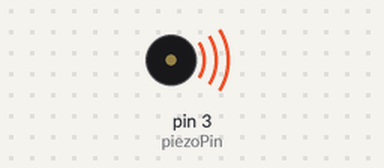
Bench run of a sketch on a simulated Arduino Uno, built with avr-gcc and run on an emulated ATmega328P. Shown: buzzer (waves = sounding).

Above: at 0.1 s.
At 33.9 s:
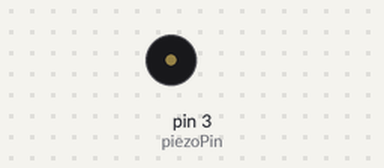
Timing chart, 0 to 35.4 s (numbered marks = the images above):
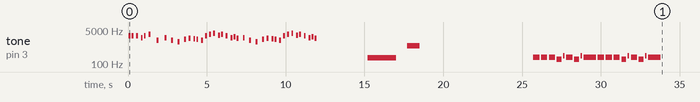

The sketch:

buzzer_mario.ino
```cpp
#define NOTE_B0  31
#define NOTE_C1  33
#define NOTE_CS1 35
#define NOTE_D1  37
#define NOTE_DS1 39
#define NOTE_E1  41
#define NOTE_F1  44
#define NOTE_FS1 46
#define NOTE_G1  49
#define NOTE_GS1 52
#define NOTE_A1  55
#define NOTE_AS1 58
#define NOTE_B1  62
#define NOTE_C2  65
#define NOTE_CS2 69
#define NOTE_D2  73
#define NOTE_DS2 78
#define NOTE_E2  82
#define NOTE_F2  87
#define NOTE_FS2 93
#define NOTE_G2  98
#define NOTE_GS2 104
#define NOTE_A2  110
#define NOTE_AS2 117
#define NOTE_B2  123
#define NOTE_C3  131
#define NOTE_CS3 139
#define NOTE_D3  147
#define NOTE_DS3 156
#define NOTE_E3  165
#define NOTE_F3  175
#define NOTE_FS3 185
#define NOTE_G3  196
#define NOTE_GS3 208
#define NOTE_A3  220
#define NOTE_AS3 233
#define NOTE_B3  247
#define NOTE_C4  262
#define NOTE_CS4 277
#define NOTE_D4  294
#define NOTE_DS4 311
#define NOTE_E4  330
#define NOTE_F4  349
#define NOTE_FS4 370
#define NOTE_G4  392
#define NOTE_GS4 415
#define NOTE_A4  440
#define NOTE_AS4 466
#define NOTE_B4  494
#define NOTE_C5  523
#define NOTE_CS5 554
#define NOTE_D5  587
#define NOTE_DS5 622
#define NOTE_E5  659
#define NOTE_F5  698
#define NOTE_FS5 740
#define NOTE_G5  784
#define NOTE_GS5 831
#define NOTE_A5  880
#define NOTE_AS5 932
#define NOTE_B5  988
#define NOTE_C6  1047
#define NOTE_CS6 1109
#define NOTE_D6  1175
#define NOTE_DS6 1245
#define NOTE_E6  1319
#define NOTE_F6  1397
#define NOTE_FS6 1480
#define NOTE_G6  1568
#define NOTE_GS6 1661
#define NOTE_A6  1760
#define NOTE_AS6 1865
#define NOTE_B6  1976
#define NOTE_C7  2093
#define NOTE_CS7 2217
#define NOTE_D7  2349
#define NOTE_DS7 2489
#define NOTE_E7  2637
#define NOTE_F7  2794
#define NOTE_FS7 2960
#define NOTE_G7  3136
#define NOTE_GS7 3322
#define NOTE_A7  3520
#define NOTE_AS7 3729
#define NOTE_B7  3951
#define NOTE_C8  4186
#define NOTE_CS8 4435
#define NOTE_D8  4699
#define NOTE_DS8 4978

int X=100;


#define	C0 16.35
#define	Db0	17.32
#define	D0	18.35
#define	Eb0	19.45
#define	E0	20.60
#define	F0	21.83
#define	Gb0	23.12
#define	G0	24.50
#define	Ab0	25.96
#define	LA0	27.50
#define	Bb0	29.14
#define	B0	30.87
#define	C1	32.70
#define	Db1	34.65
#define	D1	36.71
#define	Eb1	38.89
#define	E1	41.20
#define	F1	43.65
#define	Gb1	46.25
#define	G1	49.00
#define	Ab1	51.91
#define	LA1	55.00
#define	Bb1	58.27
#define	B1	61.74
#define	C2	65.41
#define	Db2	69.30
#define	D2	73.42
#define	Eb2	77.78
#define	E2	82.41
#define	F2	87.31
#define	Gb2	92.50
#define	G2	98.00
#define	Ab2	103.83
#define	LA2	110.00
#define	Bb2	116.54
#define	B2	123.47
#define	C3	130.81
#define	Db3	138.59
#define	D3	146.83
#define	Eb3	155.56
#define	E3	164.81
#define	F3	174.61
#define	Gb3	185.00
#define	G3	196.00
#define	Ab3	207.65
#define	LA3	220.00
#define	Bb3	233.08
#define	B3	246.94
#define	C4	261.63
#define	Db4	277.18
#define	D4	293.66
#define	Eb4	311.13
#define	E4	329.63
#define	F4	349.23
#define	Gb4	369.99
#define	G4	392.00
#define	Ab4	415.30
#define	LA4	440.00
#define	Bb4	466.16
#define	B4	493.88
#define	C5	523.25
#define	Db5	554.37
#define	D5	587.33
#define	Eb5	622.25
#define	E5	659.26
#define	F5	698.46
#define	Gb5	739.99
#define	G5	783.99
#define	Ab5	830.61
#define	LA5	880.00
#define	Bb5	932.33
#define	B5	987.77
#define	C6	1046.50
#define	Db6	1108.73
#define	D6	1174.66
#define	Eb6	1244.51
#define	E6	1318.51
#define	F6	1396.91
#define	Gb6	1479.98
#define	G6	1567.98
#define	Ab6	1661.22
#define	LA6	1760.00
#define	Bb6	1864.66
#define	B6	1975.53
#define	C7	2093.00
#define	Db7	2217.46
#define	D7	2349.32
#define	Eb7	2489.02
#define	E7	2637.02
#define	F7	2793.83
#define	Gb7	2959.96
#define	G7	3135.96
#define	Ab7	3322.44
#define	LA7	3520.01
#define	Bb7	3729.31
#define	B7	3951.07
#define	C8	4186.01
#define	Db8	4434.92
#define	D8	4698.64
#define	Eb8	4978.03
#define BPM 150    //  you can change this value changing all the others
#define H 2*Q //half 2/4
#define Q 60000/BPM //quarter 1/4
#define E Q/2   //eighth 1/8
#define S Q/4 // sixteenth 1/16
#define W 4*Q // whole 4/4
#define melodyPin 3
//Mario main theme melody
int melody[] = {
  NOTE_E7, NOTE_E7, 0, NOTE_E7,
  0, NOTE_C7, NOTE_E7, 0,
  NOTE_G7, 0, 0,  0,
  NOTE_G6, 0, 0, 0,

  NOTE_C7, 0, 0, NOTE_G6,
  0, 0, NOTE_E6, 0,
  0, NOTE_A6, 0, NOTE_B6,
  0, NOTE_AS6, NOTE_A6, 0,

  NOTE_G6, NOTE_E7, NOTE_G7,
  NOTE_A7, 0, NOTE_F7, NOTE_G7,
  0, NOTE_E7, 0, NOTE_C7,
  NOTE_D7, NOTE_B6, 0, 0,

  NOTE_C7, 0, 0, NOTE_G6,
  0, 0, NOTE_E6, 0,
  0, NOTE_A6, 0, NOTE_B6,
  0, NOTE_AS6, NOTE_A6, 0,

  NOTE_G6, NOTE_E7, NOTE_G7,
  NOTE_A7, 0, NOTE_F7, NOTE_G7,
  0, NOTE_E7, 0, NOTE_C7,
  NOTE_D7, NOTE_B6, 0, 0
};
//Mario main them tempo
int tempo[] = {
  12, 12, 12, 12,
  12, 12, 12, 12,
  12, 12, 12, 12,
  12, 12, 12, 12,

  12, 12, 12, 12,
  12, 12, 12, 12,
  12, 12, 12, 12,
  12, 12, 12, 12,

  9, 9, 9,
  12, 12, 12, 12,
  12, 12, 12, 12,
  12, 12, 12, 12,

  12, 12, 12, 12,
  12, 12, 12, 12,
  12, 12, 12, 12,
  12, 12, 12, 12,

  9, 9, 9,
  12, 12, 12, 12,
  12, 12, 12, 12,
  12, 12, 12, 12,
};

int piezoPin=3;
void setup(void)
{
  pinMode(3, OUTPUT);//buzzer
  sing();
  delay(3000);
    tone(piezoPin,200,1800);
    delay(2500);
    tone(piezoPin,800,800);
    delay(8000);
  for (int i=0; i<2; i++)
  {
 tone(piezoPin,LA3,Q);
    delay(X+Q); //delay duration should always be 1 ms more than the note in order to separate them.
    tone(piezoPin,LA3,Q);
    delay(X+Q);
    tone(piezoPin,LA3,Q);
    delay(X+Q);
    tone(piezoPin,F3,E+S);
    delay(X+E+S);
    tone(piezoPin,C4,S);
    delay(X+S);

    tone(piezoPin,LA3,Q);
    delay(X+Q);
    tone(piezoPin,F3,E+S);
    delay(X+E+S);
    tone(piezoPin,C4,S);
    delay(X+S);
    tone(piezoPin,LA3,H);
    delay(X+H);
  }
}
void loop()
{

}
int song = 0;

void sing() {

    int size = sizeof(melody) / sizeof(int);
    for (int thisNote = 0; thisNote < size; thisNote++)
    {
      int noteDuration = 1000 / tempo[thisNote];

      buzz(melodyPin, melody[thisNote], noteDuration);

      int pauseBetweenNotes = noteDuration * 1.30;
      delay(pauseBetweenNotes);

      buzz(melodyPin, 0, noteDuration);

    }
  }


void buzz(int targetPin, long frequency, long length) {

  long delayValue = 1000000 / frequency / 2;

  long numCycles = frequency * length / 1000; \

  for (long i = 0; i < numCycles; i++)
  {
    digitalWrite(targetPin, HIGH); // write the buzzer pin high to push out the diaphram
    delayMicroseconds(delayValue); // wait for the calculated delay value
    digitalWrite(targetPin, LOW); // write the buzzer pin low to pull back the diaphram
    delayMicroseconds(delayValue); // wait again or the calculated delay value
  }


}
```
